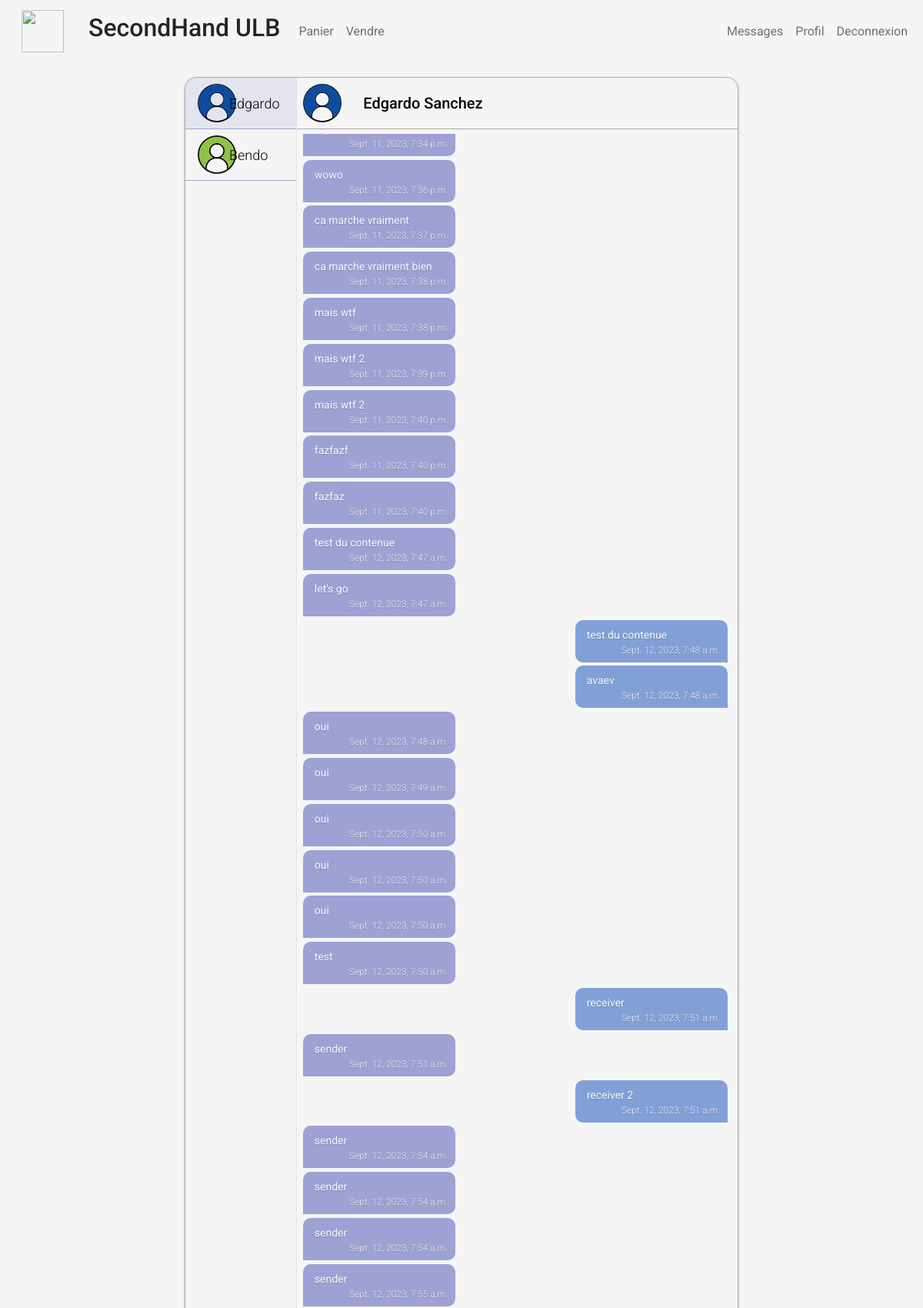
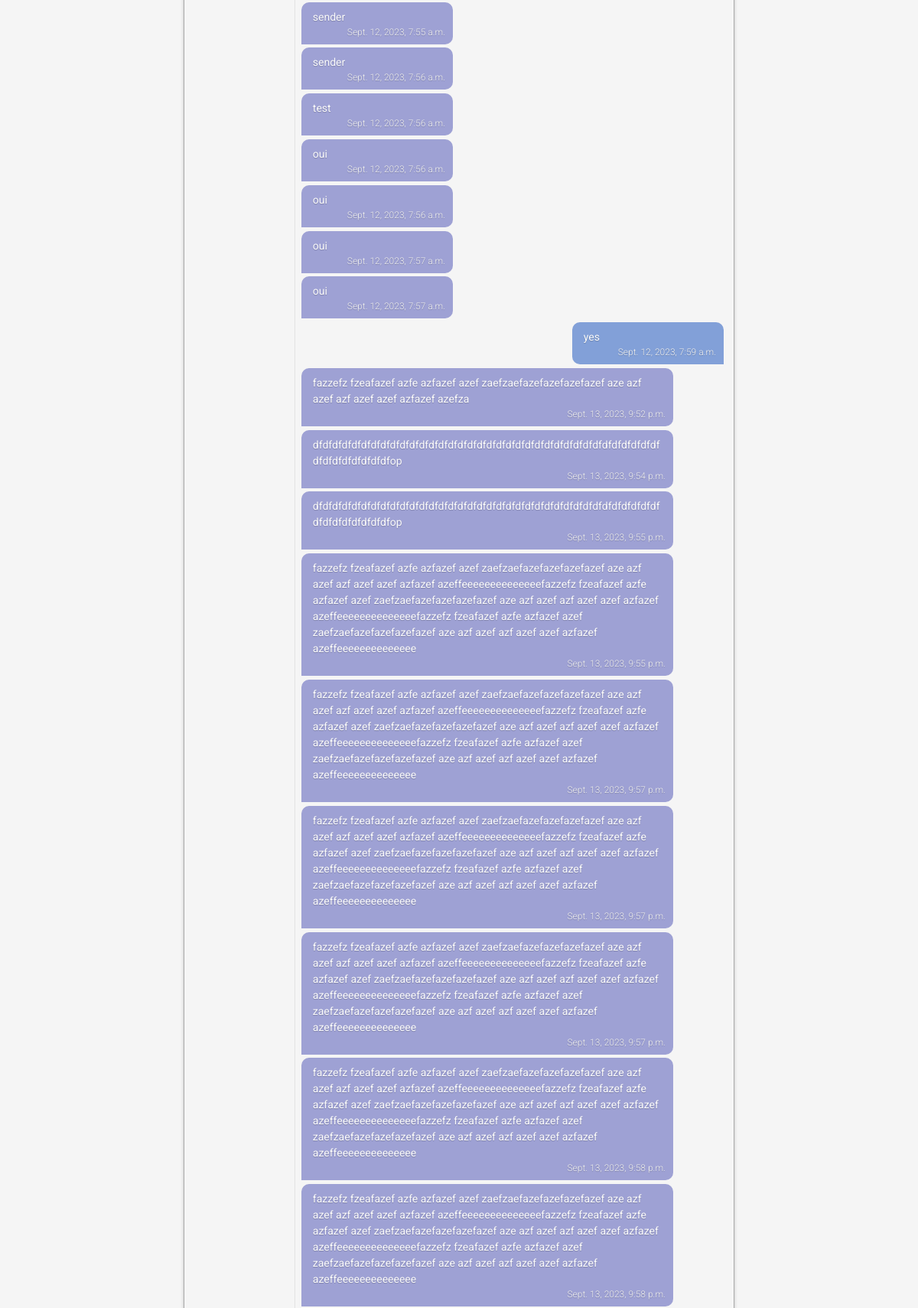
The app's page /message/9 (signed in, upper part) with its own data (2 pictures, top to bottom).
### store/models/customer.py (models this page shows, shortened)
class Customer(models.Model):
    first_name = models.CharField(max_length=50)
    last_name = models.CharField (max_length=50)
    description = models.CharField(max_length=288)
    faculty = models.CharField(max_length=50)
    email=models.EmailField()
    password = models.CharField(max_length=100)
    @staticmethod
    def get_customer_by_id(id):
        try:
            return Customer.objects.get(id= id)
        except:
            return False

### store/models/message.py (models this page shows, shortened)
class Message(models.Model):
    sender = models.ForeignKey(Customer, on_delete=models.CASCADE, related_name='sent_messages')
    receiver = models.ForeignKey(Customer, on_delete=models.CASCADE, related_name='received_messages')
    content = models.TextField()
    timestamp = models.DateTimeField(default=timezone.now)

### store/views/message.py (the view, shortened to what this page needs)
# urls.py: path('message', MessagesView.as_view(), name='messages'),
class MessagesView(View):
    def get(self, request, receiver_id=None):
        if not request.session.get('customer'):
            return redirect('login')
        sender = Customer.get_customer_by_id(request.session.get('customer'))
        receiver = None
        messages = None
        if receiver_id is not None:
            receiver = Customer.get_customer_by_id(receiver_id)
            messages = Message.objects.filter(sender=sender, receiver=receiver) | Message.objects.filter(sender=receiver, receiver=sender)
        users_with_messages = self.get_users_with_messages(sender)
        context = {
            'sender': sender,
            'receiver': receiver,
            'messages': messages,
            'users_with_messages': users_with_messages,
        }
        return render(request, 'message.html', context)
    def get_users_with_messages(self, user):
        return Customer.objects.filter(
            Q(sent_messages__receiver=user) | Q(received_messages__sender=user)
        ).distinct()

### store/templatetags/custom_filter.py (called while the page is built)
@register.filter(name='user_img')
def get_user_img(id):
    return f"/media/img/user_{id % 11}.png"

### store/templates/message.html (shortened to what this page needs)
{% extends 'base.html' %}
{% block content %}
{% load custom_filter %}
<link rel="stylesheet" href="https://cdnjs.cloudflare.com/ajax/libs/font-awesome/4.7.0/css/font-awesome.min.css">
<div class="container app">
  <div class="main-row">
    <div style="width: 20%; padding-left: 0.5rem; overflow: hidden;">
        {% for user in users_with_messages %}
            {% if user.id == receiver.id %}
            <div class="row sideBar" style="background-color: #9EA1D433;">
            {% else %}
            <div class="row sideBar">
            {% endif %}
                <a href="/message/{{user.id}}">
                <div class="row sideBar-body">
                    <div class="col-sm-3 col-xs-3 sideBar-avatar">
                        <div class="avatar-icon">
                            <img src="{{user.id|user_img}}">
                        </div>
                    </div>
                    <div class="col-sm-9 col-xs-9" style="margin: auto;">
                        <span class="name-user">{{user.first_name}}</span>
                    </div>
                </div>
                </a>
            </div>
        {% endfor %}
    </div>
    <div class="col-sm-8 conversation mt-2">
        {% if receiver %}
        <div class="row heading mt-2" style="padding-left: 0.5rem; padding-bottom: 0.5rem; border-bottom: darkgray solid 1px;">
            <div class="col-sm-2 col-md-1 col-xs-3 heading-avatar">
            <div class="avatar-icon ">
                <img src="{{receiver.id|user_img}}">
            </div>
            </div>
            <div class="col-sm-10 col-xs-7" style="margin: auto;">
            <a href="/profile/{{receiver.id}}" class="name-user" style="font-weight: 500;font-size: 20px;">
                {{receiver.first_name}} {{receiver.last_name}}
            </a>
            </div>
        </div>
      <div class="row message" id="conversation">
        {% for message in messages %}
            {% if message.sender.id != sender.id %}
            <div class="row message-body">
                <div class="message-main-receiver" style="padding-left: 1.2rem;">
                    <div class="receiver">
                        <div class="message-text">
                            {{ message.content }}
                        </div>
                        <span class="message-time pull-right">
                            {{ message.timestamp }}
                        </span>
                    </div>
                </div>
            </div>
            {% else %}
            <div class="row message-body">
                <div class="message-main-sender" style="padding-right: 0;">
                    <div class="sender">
                        <div class="message-text">
                            {{ message.content }}
                        </div>
                        <span class="message-time pull-right">
                            {{ message.timestamp }}
                        </span>
                    </div>
                </div>
            </div>
            {% endif %}
        {% endfor %}
      </div>
      {% endif %}
    </div>
  </div>
</div>
{% endblock %}

### store/templates/base.html (style rules this page uses)
body { font-family: 'Roboto', sans-serif; background-color: #F5F5F5; }

### store/templates/message.html (style rules this page uses)
.app { position: relative; top: 19px; margin: auto; border: solid 1px darkgray; border-radius: 15px; min-width: 40%; max-width: 60%; padding: 0; box-shadow: 0 2px 4px 0 rgba(0, 0, 0, 0.2); overflow: hidden; }
.main-row { display: flex; flex-wrap: wrap; justify-content: space-between; width: 100%; margin: 0 auto; flex-grow: 1; overflow: hidden; height: 80vh; }
a { text-decoration: none !important; }
img { width: 100%; height: 100%; }
.sideBar { padding: 0.5rem; border-bottom: solid 1px #9EA1D4; }
.avatar-icon { width: 50px; height: 50px; overflow: hidden; }
.name-user { font-family: 'Roboto', sans-serif; font-size: 18px; font-weight: 300; color: #000000; margin-left: 5px; }
.conversation { width: 80%; padding: 0 !important; margin: 0 !important; height: 100%; border-left: 1px solid rgba(0, 0, 0, .08); overflow-y: hidden; overflow: hidden; }
.message { padding: 0 !important; margin-left: 0; margin-top: 0.3rem; margin-bottom: 0; margin-right: 0; background-size: cover; overflow-y: auto; border: 1px solid #f7f7f7; height: calc(100% - 120px); display: list-item; }
.message-body { margin-bottom: 0.3rem !important; padding: 0 !important; width: auto; height: auto; }
.message-text { margin: 0 !important; padding: 5px !important; word-wrap:break-word; font-weight: 400; font-size: 14px; padding-bottom: 0 !important; }
.message-time { margin: 0 !important; margin-left: 50px !important; font-size: 12px; text-align: right; color: #EEE; font-weight: 300; }
.receiver { color: #FAFAFA; width: auto !important; max-width: 90% !important; padding: 4px 10px 7px !important; border-radius: 10px 10px 10px 0; background: #9EA1D4; text-shadow: 0 1px 1px rgba(0, 0, 0, .2); word-wrap: break-word; display: inline-block; }
.sender { color: #FAFAFA; float: right; width: auto !important; max-width: 90% !important; background: #82A0D8; border-radius: 10px 10px 0 10px; padding: 4px 10px 7px !important; text-shadow: 0 1px 1px rgba(0, 0, 0, .2); display: inline-block; word-wrap: break-word; }

### records on screen
Customer: shows a picture, first_name "Edgardo", last_name "Sanchez"
Customer: shows a picture, first_name "Bendo"
Message: timestamp "Sept. 11, 2023, 7:34 p.m."
Message: content "wowo", timestamp "Sept. 11, 2023, 7:36 p.m."
Message: content "ca marche vraiment", timestamp "Sept. 11, 2023, 7:37 p.m."
Message: content "ca marche vraiment bien", timestamp "Sept. 11, 2023, 7:38 p.m."
Message: content "mais wtf", timestamp "Sept. 11, 2023, 7:38 p.m."
Message: content "mais wtf 2", timestamp "Sept. 11, 2023, 7:39 p.m."
Message: content "mais wtf 2", timestamp "Sept. 11, 2023, 7:40 p.m."
Message: content "fazfazf", timestamp "Sept. 11, 2023, 7:40 p.m."
Message: content "fazfaz", timestamp "Sept. 11, 2023, 7:40 p.m."
Message: content "test du contenue", timestamp "Sept. 12, 2023, 7:47 a.m."
Message: content "let's go", timestamp "Sept. 12, 2023, 7:47 a.m."
Message: content "test du contenue", timestamp "Sept. 12, 2023, 7:48 a.m."
Message: content "avaev", timestamp "Sept. 12, 2023, 7:48 a.m."
Message: content "oui", timestamp "Sept. 12, 2023, 7:48 a.m."
Message: content "oui", timestamp "Sept. 12, 2023, 7:49 a.m."
Message: content "oui", timestamp "Sept. 12, 2023, 7:50 a.m."
Message: content "oui", timestamp "Sept. 12, 2023, 7:50 a.m."
Message: content "oui", timestamp "Sept. 12, 2023, 7:50 a.m."
Message: content "test", timestamp "Sept. 12, 2023, 7:50 a.m."
Message: content "receiver", timestamp "Sept. 12, 2023, 7:51 a.m."
Message: content "sender", timestamp "Sept. 12, 2023, 7:51 a.m."
Message: content "receiver 2", timestamp "Sept. 12, 2023, 7:51 a.m."
Message: content "sender", timestamp "Sept. 12, 2023, 7:54 a.m."
Message: content "sender", timestamp "Sept. 12, 2023, 7:54 a.m."
Message: content "sender", timestamp "Sept. 12, 2023, 7:54 a.m."
Message: content "sender", timestamp "Sept. 12, 2023, 7:55 a.m."
Message: content "sender", timestamp "Sept. 12, 2023, 7:55 a.m."
Message: content "sender", timestamp "Sept. 12, 2023, 7:56 a.m."
Message: content "test", timestamp "Sept. 12, 2023, 7:56 a.m."
Message: content "oui", timestamp "Sept. 12, 2023, 7:56 a.m."
Message: content "oui", timestamp "Sept. 12, 2023, 7:56 a.m."
Message: content "oui", timestamp "Sept. 12, 2023, 7:57 a.m."
Message: content "oui", timestamp "Sept. 12, 2023, 7:57 a.m."
Message: content "yes", timestamp "Sept. 12, 2023, 7:59 a.m."
Message: content "fazzefz fzeafazef azfe azfazef azef zaefzaefazefazefazefazef aze azf azef azf azef azef azfazef azefza", timestamp "Sept. 13, 2023, 9:52 p.m."
Message: content "dfdfdfdfdfdfdfdfdfdfdfdfdfdfdfdfdfdfdfdfdfdfdfdfdfdfdfdfdfdfdfdfdfdfdfdfdfdfdfdfdfdfdfdfop", timestamp "Sept. 13, 2023, 9:54 p.m."
Message: content "dfdfdfdfdfdfdfdfdfdfdfdfdfdfdfdfdfdfdfdfdfdfdfdfdfdfdfdfdfdfdfdfdfdfdfdfdfdfdfdfdfdfdfdfop", timestamp "Sept. 13, 2023, 9:55 p.m."
Message: content "fazzefz fzeafazef azfe azfazef azef zaefzaefazefazefazefazef aze azf azef azf azef azef azfazef azeffeeeeeeeeeeeeeefazzefz fzeafazef azfe azfazef azef zaefzaefazefazefazefazef aze azf azef azf azef azef azfazef azeffeeeeeeeeeeeeeefazzefz fzeafazef azfe azfazef azef zaefzaefazefazefazefazef aze azf azef azf azef azef azfazef azeffeeeeeeeeeeeeee", timestamp "Sept. 13, 2023, 9:55 p.m."
Message: content "fazzefz fzeafazef azfe azfazef azef zaefzaefazefazefazefazef aze azf azef azf azef azef azfazef azeffeeeeeeeeeeeeeefazzefz fzeafazef azfe azfazef azef zaefzaefazefazefazefazef aze azf azef azf azef azef azfazef azeffeeeeeeeeeeeeeefazzefz fzeafazef azfe azfazef azef zaefzaefazefazefazefazef aze azf azef azf azef azef azfazef azeffeeeeeeeeeeeeee", timestamp "Sept. 13, 2023, 9:57 p.m."
Message: content "fazzefz fzeafazef azfe azfazef azef zaefzaefazefazefazefazef aze azf azef azf azef azef azfazef azeffeeeeeeeeeeeeeefazzefz fzeafazef azfe azfazef azef zaefzaefazefazefazefazef aze azf azef azf azef azef azfazef azeffeeeeeeeeeeeeeefazzefz fzeafazef azfe azfazef azef zaefzaefazefazefazefazef aze azf azef azf azef azef azfazef azeffeeeeeeeeeeeeee", timestamp "Sept. 13, 2023, 9:57 p.m."
Message: content "fazzefz fzeafazef azfe azfazef azef zaefzaefazefazefazefazef aze azf azef azf azef azef azfazef azeffeeeeeeeeeeeeeefazzefz fzeafazef azfe azfazef azef zaefzaefazefazefazefazef aze azf azef azf azef azef azfazef azeffeeeeeeeeeeeeeefazzefz fzeafazef azfe azfazef azef zaefzaefazefazefazefazef aze azf azef azf azef azef azfazef azeffeeeeeeeeeeeeee", timestamp "Sept. 13, 2023, 9:57 p.m."
Message: content "fazzefz fzeafazef azfe azfazef azef zaefzaefazefazefazefazef aze azf azef azf azef azef azfazef azeffeeeeeeeeeeeeeefazzefz fzeafazef azfe azfazef azef zaefzaefazefazefazefazef aze azf azef azf azef azef azfazef azeffeeeeeeeeeeeeeefazzefz fzeafazef azfe azfazef azef zaefzaefazefazefazefazef aze azf azef azf azef azef azfazef azeffeeeeeeeeeeeeee", timestamp "Sept. 13, 2023, 9:58 p.m."
Message: content "fazzefz fzeafazef azfe azfazef azef zaefzaefazefazefazefazef aze azf azef azf azef azef azfazef azeffeeeeeeeeeeeeeefazzefz fzeafazef azfe azfazef azef zaefzaefazefazefazefazef aze azf azef azf azef azef azfazef azeffeeeeeeeeeeeeeefazzefz fzeafazef azfe azfazef azef zaefzaefazefazefazefazef aze azf azef azf azef azef azfazef azeffeeeeeeeeeeeeee", timestamp "Sept. 13, 2023, 9:58 p.m."
